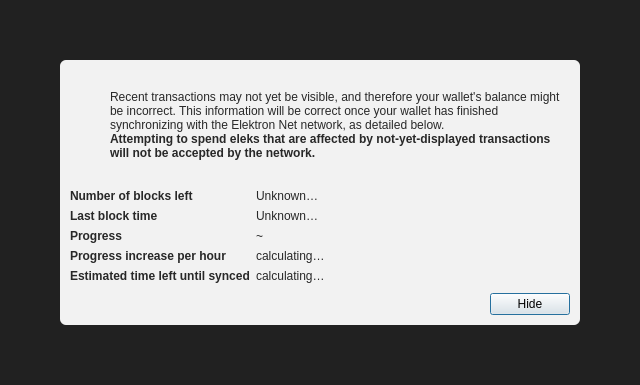
<?xml version="1.0" encoding="UTF-8"?>
<ui version="4.0">
 <class>ModalOverlay</class>
 <widget class="QWidget" name="ModalOverlay">
  <property name="geometry">
   <rect>
    <x>0</x>
    <y>0</y>
    <width>640</width>
    <height>385</height>
   </rect>
  </property>
  <property name="windowTitle">
   <string>Form</string>
  </property>
  <layout class="QVBoxLayout" name="verticalLayout" stretch="0">
   <property name="sizeConstraint">
    <enum>QLayout::SetDefaultConstraint</enum>
   </property>
   <property name="leftMargin">
    <number>0</number>
   </property>
   <property name="topMargin">
    <number>0</number>
   </property>
   <property name="rightMargin">
    <number>0</number>
   </property>
   <property name="bottomMargin">
    <number>0</number>
   </property>
   <item>
    <widget class="QWidget" name="bgWidget" native="true">
     <property name="styleSheet">
      <string notr="true">#bgWidget { background: rgba(0,0,0,220); }</string>
     </property>
     <layout class="QVBoxLayout" name="verticalLayoutMain" stretch="1">
      <property name="leftMargin">
       <number>60</number>
      </property>
      <property name="topMargin">
       <number>60</number>
      </property>
      <property name="rightMargin">
       <number>60</number>
      </property>
      <property name="bottomMargin">
       <number>60</number>
      </property>
      <item>
       <widget class="QWidget" name="contentWidget" native="true">
        <property name="styleSheet">
         <string notr="true">#contentWidget { background: rgba(255,255,255,240); border-radius: 6px; }

QLabel { color: rgb(40,40,40);  }</string>
        </property>
        <layout class="QVBoxLayout" name="verticalLayoutSub" stretch="1,0,0,0">
         <property name="spacing">
          <number>0</number>
         </property>
         <property name="leftMargin">
          <number>10</number>
         </property>
         <property name="topMargin">
          <number>10</number>
         </property>
         <property name="rightMargin">
          <number>10</number>
         </property>
         <property name="bottomMargin">
          <number>10</number>
         </property>
         <item>
          <layout class="QHBoxLayout" name="horizontalLayoutIconText" stretch="0,1">
           <property name="topMargin">
            <number>20</number>
           </property>
           <item>
            <layout class="QVBoxLayout" name="verticalLayoutIcon">
             <property name="leftMargin">
              <number>0</number>
             </property>
             <item>
              <widget class="QPushButton" name="warningIcon">
               <property name="enabled">
                <bool>false</bool>
               </property>
               <property name="text">
                <string/>
               </property>
               <property name="icon">
                <iconset>
                 <normaloff>:/icons/warning</normaloff>
                 <disabledoff>:/icons/warning</disabledoff>:/icons/warning</iconset>
               </property>
               <property name="iconSize">
                <size>
                 <width>48</width>
                 <height>48</height>
                </size>
               </property>
               <property name="flat">
                <bool>true</bool>
               </property>
              </widget>
             </item>
             <item>
              <spacer name="verticalSpacerWarningIcon">
               <property name="orientation">
                <enum>Qt::Vertical</enum>
               </property>
               <property name="sizeHint" stdset="0">
                <size>
                 <width>20</width>
                 <height>40</height>
                </size>
               </property>
              </spacer>
             </item>
            </layout>
           </item>
           <item>
            <layout class="QVBoxLayout" name="verticalLayoutInfoText">
             <property name="leftMargin">
              <number>0</number>
             </property>
             <property name="topMargin">
              <number>0</number>
             </property>
             <item>
              <widget class="QLabel" name="infoText">
               <property name="text">
                <string>Recent transactions may not yet be visible, and therefore your wallet's balance might be incorrect. This information will be correct once your wallet has finished synchronizing with the Elektron Net network, as detailed below.</string>
               </property>
               <property name="textFormat">
                <enum>Qt::RichText</enum>
               </property>
               <property name="wordWrap">
                <bool>true</bool>
               </property>
              </widget>
             </item>
             <item>
              <widget class="QLabel" name="infoTextStrong">
               <property name="font">
                <font>
                 <weight>75</weight>
                 <bold>true</bold>
                </font>
               </property>
               <property name="text">
                <string>Attempting to spend eleks that are affected by not-yet-displayed transactions will not be accepted by the network.</string>
               </property>
               <property name="textFormat">
                <enum>Qt::RichText</enum>
               </property>
               <property name="wordWrap">
                <bool>true</bool>
               </property>
              </widget>
             </item>
             <item>
              <spacer name="verticalSpacerInTextSpace">
               <property name="orientation">
                <enum>Qt::Vertical</enum>
               </property>
               <property name="sizeHint" stdset="0">
                <size>
                 <width>20</width>
                 <height>40</height>
                </size>
               </property>
              </spacer>
             </item>
            </layout>
           </item>
          </layout>
         </item>
         <item>
          <spacer name="verticalSpacerAfterText">
           <property name="orientation">
            <enum>Qt::Vertical</enum>
           </property>
           <property name="sizeHint" stdset="0">
            <size>
             <width>20</width>
             <height>40</height>
            </size>
           </property>
          </spacer>
         </item>
         <item>
          <layout class="QFormLayout" name="formLayout">
           <property name="fieldGrowthPolicy">
            <enum>QFormLayout::FieldsStayAtSizeHint</enum>
           </property>
           <property name="horizontalSpacing">
            <number>6</number>
           </property>
           <property name="verticalSpacing">
            <number>6</number>
           </property>
           <property name="topMargin">
            <number>10</number>
           </property>
           <item row="0" column="0">
            <widget class="QLabel" name="labelNumberOfBlocksLeft">
             <property name="font">
              <font>
               <weight>75</weight>
               <bold>true</bold>
              </font>
             </property>
             <property name="text">
              <string>Number of blocks left</string>
             </property>
            </widget>
           </item>
           <item row="0" column="1">
            <widget class="QLabel" name="numberOfBlocksLeft">
             <property name="text">
              <string>Unknown…</string>
             </property>
            </widget>
           </item>
           <item row="1" column="0">
            <widget class="QLabel" name="labelLastBlockTime">
             <property name="font">
              <font>
               <weight>75</weight>
               <bold>true</bold>
              </font>
             </property>
             <property name="text">
              <string>Last block time</string>
             </property>
            </widget>
           </item>
           <item row="1" column="1">
            <widget class="QLabel" name="newestBlockDate">
             <property name="sizePolicy">
              <sizepolicy hsizetype="Maximum" vsizetype="Preferred">
               <horstretch>0</horstretch>
               <verstretch>0</verstretch>
              </sizepolicy>
             </property>
             <property name="text">
              <string>Unknown…</string>
             </property>
            </widget>
           </item>
           <item row="2" column="0">
            <widget class="QLabel" name="labelSyncDone">
             <property name="font">
              <font>
               <weight>75</weight>
               <bold>true</bold>
              </font>
             </property>
             <property name="text">
              <string>Progress</string>
             </property>
            </widget>
           </item>
           <item row="2" column="1">
            <layout class="QHBoxLayout" name="horizontalLayoutSync" stretch="0,1">
             <item>
              <widget class="QLabel" name="percentageProgress">
               <property name="text">
                <string notr="true">~</string>
               </property>
              </widget>
             </item>
            </layout>
           </item>
           <item row="4" column="0">
            <widget class="QLabel" name="labelProgressIncrease">
             <property name="font">
              <font>
               <weight>75</weight>
               <bold>true</bold>
              </font>
             </property>
             <property name="text">
              <string>Progress increase per hour</string>
             </property>
            </widget>
           </item>
           <item row="4" column="1">
            <widget class="QLabel" name="progressIncreasePerH">
             <property name="text">
              <string>calculating…</string>
             </property>
            </widget>
           </item>
           <item row="5" column="0">
            <widget class="QLabel" name="labelEstimatedTimeLeft">
             <property name="font">
              <font>
               <weight>75</weight>
               <bold>true</bold>
              </font>
             </property>
             <property name="text">
              <string>Estimated time left until synced</string>
             </property>
            </widget>
           </item>
           <item row="5" column="1">
            <widget class="QLabel" name="expectedTimeLeft">
             <property name="text">
              <string>calculating…</string>
             </property>
            </widget>
           </item>
          </layout>
         </item>
         <item>
          <layout class="QHBoxLayout" name="horizontalLayoutButtons">
           <property name="leftMargin">
            <number>10</number>
           </property>
           <property name="topMargin">
            <number>10</number>
           </property>
           <item>
            <spacer name="horizontalSpacer">
             <property name="orientation">
              <enum>Qt::Horizontal</enum>
             </property>
             <property name="sizeHint" stdset="0">
              <size>
               <width>40</width>
               <height>20</height>
              </size>
             </property>
            </spacer>
           </item>
           <item>
            <widget class="QPushButton" name="closeButton">
             <property name="text">
              <string>Hide</string>
             </property>
             <property name="shortcut">
              <string>Esc</string>
             </property>
             <property name="focusPolicy">
              <enum>Qt::StrongFocus</enum>
             </property>
             <property name="default">
              <bool>true</bool>
             </property>
            </widget>
           </item>
          </layout>
         </item>
        </layout>
       </widget>
      </item>
     </layout>
    </widget>
   </item>
  </layout>
 </widget>
 <resources/>
 <connections/>
</ui>
